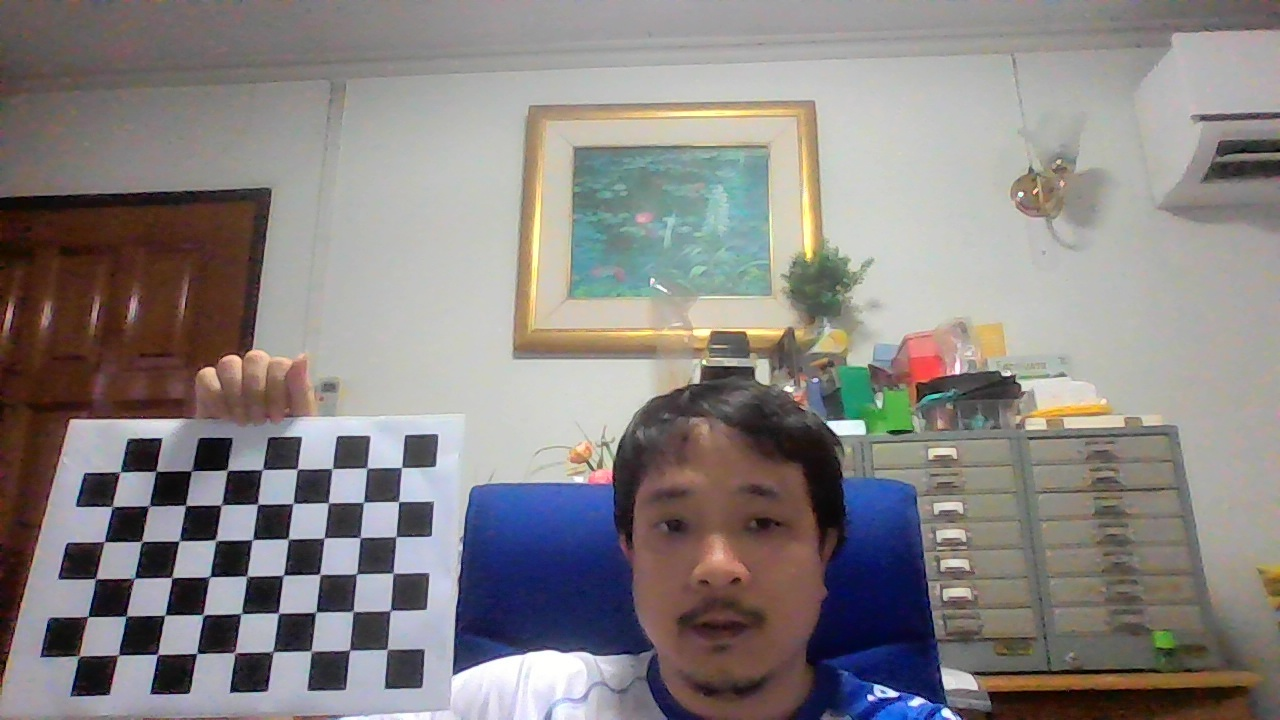
#> input picture captured_photos/webcam_photo_2025-09-05_15-13-31.jpg, 1280 x 720 px, given in place of the camera
$ python stereo_camera.py   (older library calls are emulated)
#> lines starting #> are read from the running program, lines starting #| are printed output that depends on the picture
import cv2
import numpy as np

def run_stereo_viewer(left_cam_index, right_cam_index):
    """
    Captures and displays synchronized video feeds from two cameras and
    computes and displays a depth map.

    Args:
        left_cam_index (int): The device index for the left camera.
        right_cam_index (int): The device index for the right camera.
    """
#> called with left_cam_index = 2, right_cam_index = 1
    # Load stereo calibration parameters
    try:
        with np.load('stereo_calibration.npz') as file:
#> (reads stereo_calibration.npz from the repository)
            mtx_l, dist_l = file['mtx_l'], file['dist_l']
            mtx_r, dist_r = file['mtx_r'], file['dist_r']
            R, T = file['R'], file['T']
            print("Stereo calibration data loaded successfully.")
    except FileNotFoundError:
        print("Error: 'stereo_calibration.npz' not found. Please calibrate your cameras first.")
        return

    # Open the video capture objects for the left and right cameras.
    cap_left = cv2.VideoCapture(left_cam_index)
    cap_right = cv2.VideoCapture(right_cam_index)

    if not cap_left.isOpened():
        print(f"Error: Could not open left camera at index {left_cam_index}")
        return
    if not cap_right.isOpened():
        print(f"Error: Could not open right camera at index {right_cam_index}")
        return

    # [8 lines of commented-out code are left out]
    ret, frame = cap_left.read()
#> frame is the input picture: shape (720, 1280, 3); mean B, G, R 130.6, 131.6, 136.4
    if not ret:
        print("Failed to read a frame to get dimensions.")
        return
    h, w = frame.shape[:2]
#> h = 720; w = 1280

    # Print image dimensions (width, height)
    print(f"Initial frame dimensions: width={w}, height={h}, channels={frame.shape[2] if frame.ndim==3 else 1}")
#| Initial frame dimensions: width=1280, height=720, channels=3

    # Compute the rectification transforms
    R_l, R_r, P_l, P_r, Q, _, _ = cv2.stereoRectify(mtx_l, dist_l, mtx_r, dist_r, (w, h), R, T)

    # Compute the rectification maps
    map1_l, map2_l = cv2.initUndistortRectifyMap(mtx_l, dist_l, R_l, P_l, (w, h), cv2.CV_32FC1)
    map1_r, map2_r = cv2.initUndistortRectifyMap(mtx_r, dist_r, R_r, P_r, (w, h), cv2.CV_32FC1)

    # Create StereoBM object for disparity calculation
    # These parameters can be tuned for better results.
    # numDisparities: must be a multiple of 16.
    # blockSize: must be an odd number.
    stereo = cv2.StereoBM.create(numDisparities=16*8, blockSize=15)

    print("Stereo viewer with depth map started. Press 'q' to quit.")
    print("Look at the 'Rectified Images' window to check for proper camera calibration.")

    while True:
        # Read a new frame from each camera.
        ret_l, frame_l = cap_left.read()
        ret_r, frame_r = cap_right.read()

        if not ret_l or not ret_r:
            print("Failed to grab frames.")
            break

        # Convert to grayscale for disparity calculation
        gray_l = cv2.cvtColor(frame_l, cv2.COLOR_BGR2GRAY)
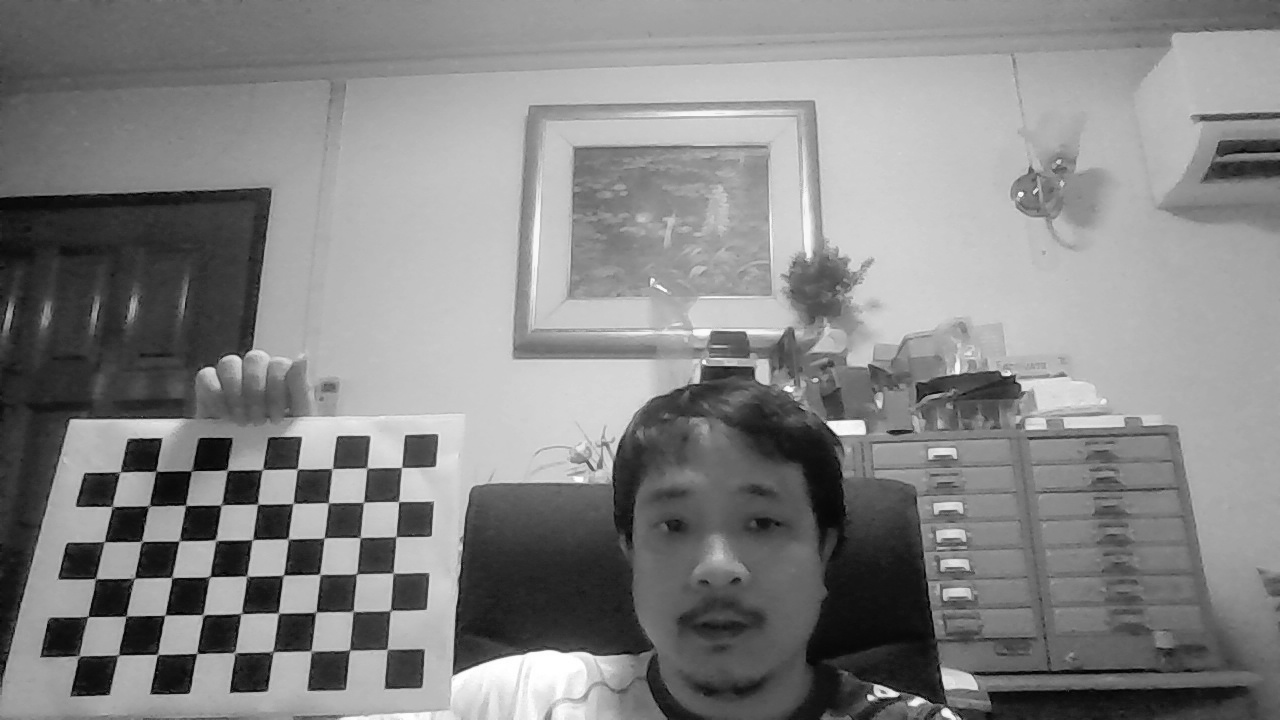
#> gray_l: shape (720, 1280); min 1, max 255, mean 132.9
        gray_r = cv2.cvtColor(frame_r, cv2.COLOR_BGR2GRAY)

        # Apply the rectification maps to the frames
        rectified_l = cv2.remap(gray_l, map1_l, map2_l, cv2.INTER_LINEAR)
        rectified_r = cv2.remap(gray_r, map1_r, map2_r, cv2.INTER_LINEAR)
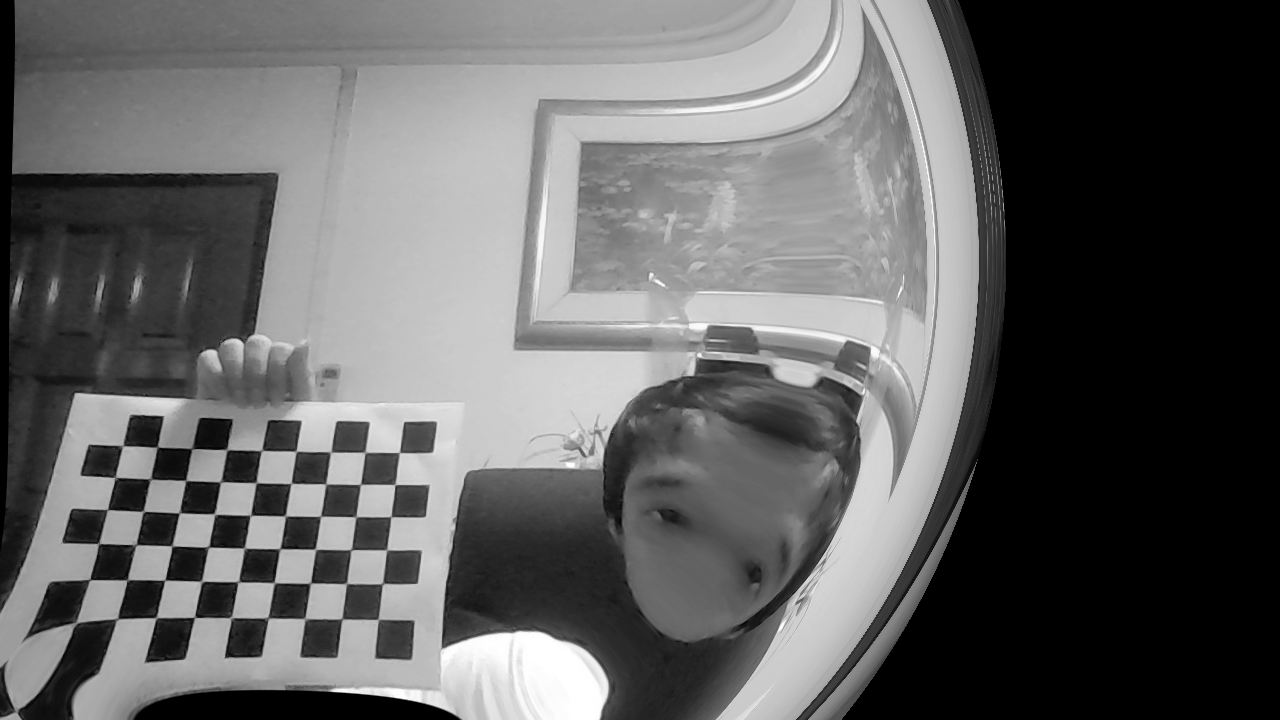
#> rectified_r: shape (720, 1280); min 0, max 255, mean 98.6

        # Compute the disparity map
        disparity = stereo.compute(rectified_l, rectified_r).astype(np.float32) / 16.0
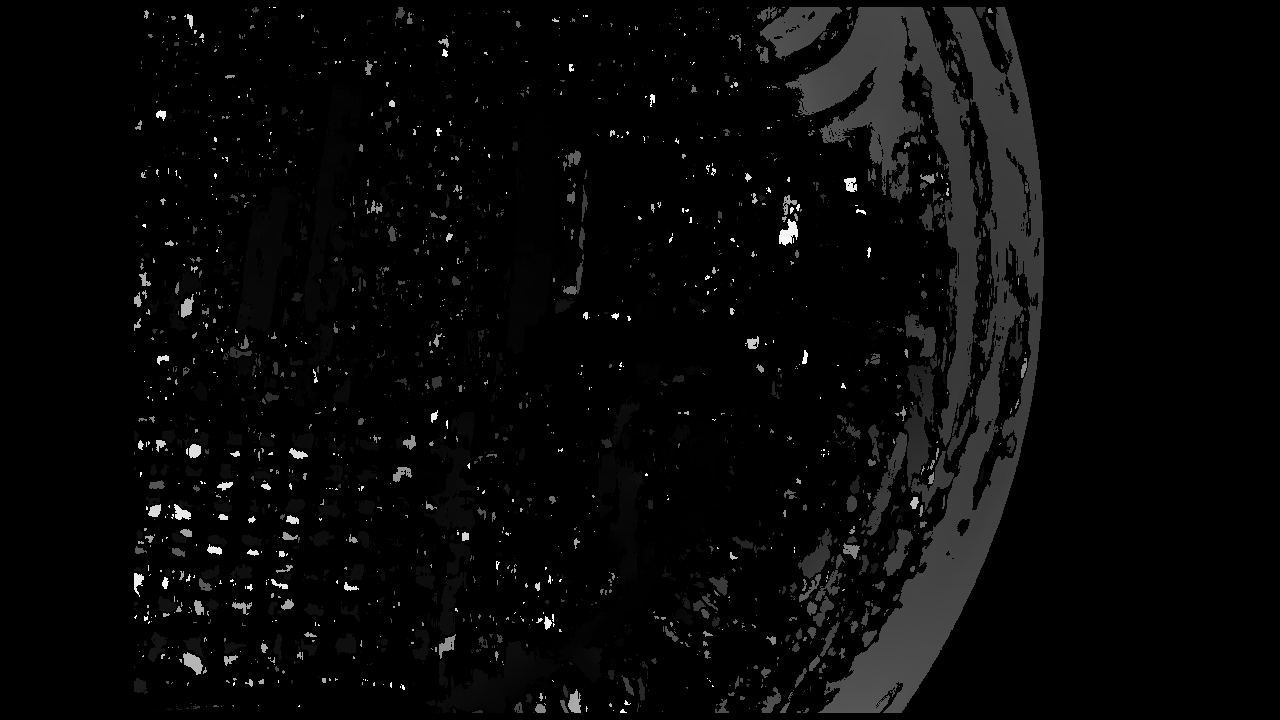
#> disparity: shape (720, 1280) float32; min -1, max 127, mean 3; drawn with min black and max white

        # Normalize the disparity map to be between 0 and 255 for visualization
        normalized_disparity = cv2.normalize(disparity, None, alpha=255, beta=0, norm_type=cv2.NORM_MINMAX, dtype=cv2.CV_8U)

        # Apply a color map for better visualization
        depth_map = cv2.applyColorMap(normalized_disparity, cv2.COLORMAP_JET)

        # Combine the rectified left and right frames for visual debugging
        rectified_combined = np.concatenate((rectified_l, rectified_r), axis=1)
        # Combine the left camera feed and the depth map
        combined_output = np.concatenate((frame_l, depth_map), axis=1)

        # --- Reduce size for display (change scale as needed) ---
        display_scale = 0.5  # e.g. 0.5 = half size, set to <=1.0

        rectified_disp = cv2.resize(rectified_combined, (0, 0), fx=display_scale, fy=display_scale, interpolation=cv2.INTER_AREA)
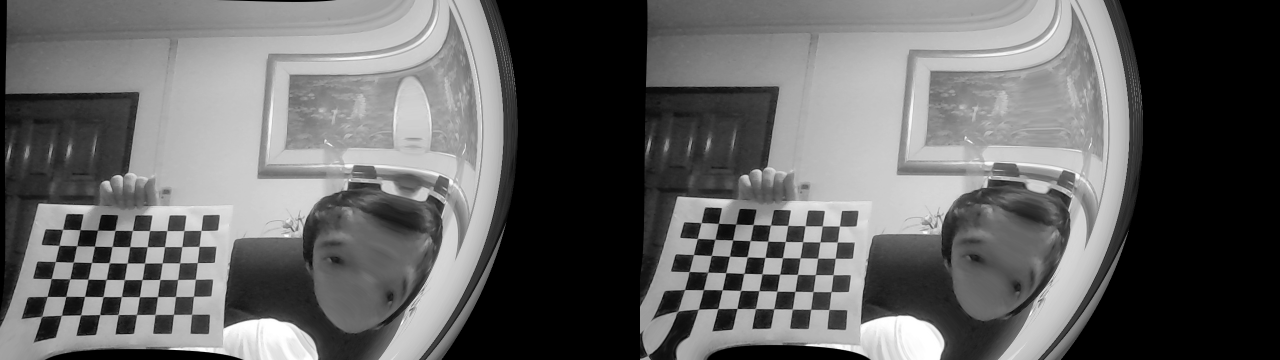
#> rectified_disp: shape (360, 1280); min 0, max 255, mean 100.7
        frame_l_disp = cv2.resize(frame_l, (0, 0), fx=display_scale, fy=display_scale, interpolation=cv2.INTER_AREA)
        depth_map_disp = cv2.resize(depth_map, (frame_l_disp.shape[1], frame_l_disp.shape[0]), interpolation=cv2.INTER_AREA)
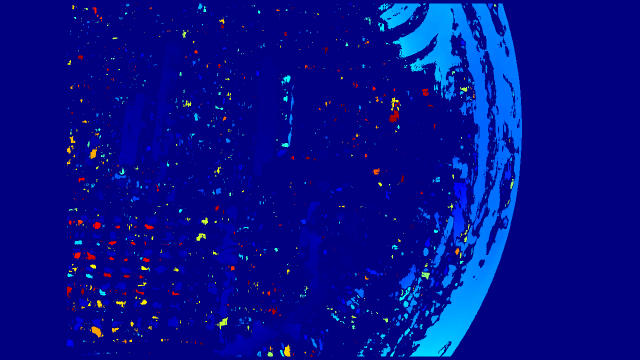
#> depth_map_disp: shape (360, 640, 3); mean B, G, R 139.3, 12.7, 2.3

        combined_output_disp = np.concatenate((frame_l_disp, depth_map_disp), axis=1)
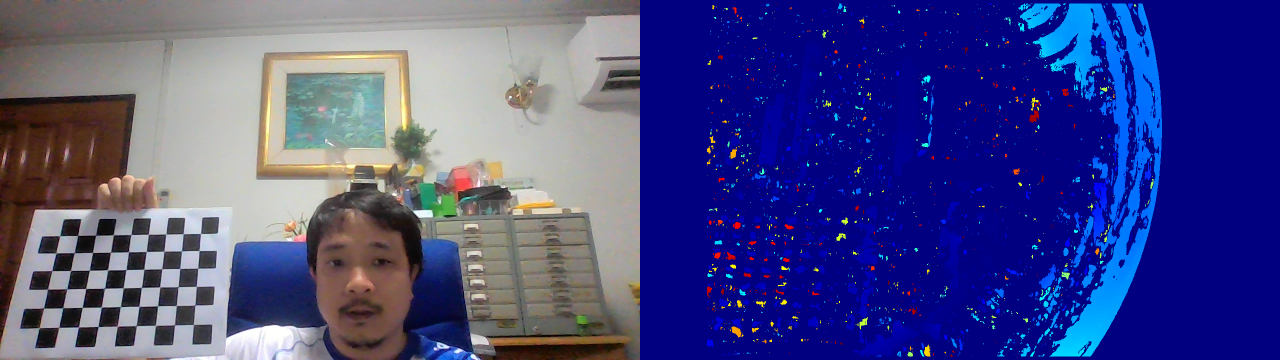
#> combined_output_disp: shape (360, 1280, 3); mean B, G, R 135, 72.2, 69.4

        # Display the resized frames
        cv2.imshow("Rectified Images", rectified_disp)
        cv2.imshow("Stereo Viewer (Left Camera | Depth Map)", combined_output_disp)

        # Press 'q' to quit the program.
        if cv2.waitKey(1) & 0xFF == ord('q'):
#> (key q is pressed here)
            break

    # Release the camera objects and destroy all windows.
    cap_left.release()
    cap_right.release()
    cv2.destroyAllWindows()

if __name__ == "__main__":
    # Call the main function with your camera indices.
    run_stereo_viewer(2, 1)
